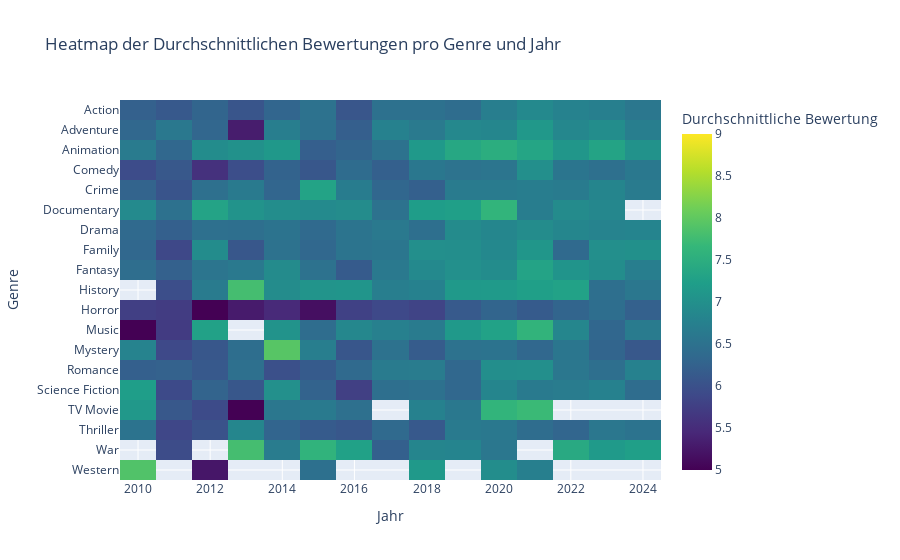

Notebook code for this chart:
### Markdown cell above
### Heatmap der Durschnittlichen Bewertungen pro Genre und Jahr

### Code cell
import plotly.express as px

# Pivot: Zeilen=Jahr, Spalten=Genre
df_pivot = df_grouped.pivot(index="release_date", columns="genre_name", values="avg_rating")

fig = px.imshow(
    df_pivot.T,
    labels=dict(x="Jahr", y="Genre", color="Durchschnittliche Bewertung"),
    x=df_pivot.index,
    y=df_pivot.columns,
    color_continuous_scale="viridis",  # https://plotly.com/python/builtin-colorscales/
    zmin=5,   # minimale Bewertung (blau/dunkel)
    zmax=9,  # maximale Bewertung (gelb/hell)
    title="Heatmap der Durchschnittlichen Bewertungen pro Genre und Jahr"
)

fig.update_traces(
    hovertemplate="<b>Genre:</b> %{y}<br><b>Jahr:</b> %{x}<br><b>Bewertung:</b> %{z:.2f}<extra></extra>"
)

fig.show()

### Figure 1 — Plotly figure (JSON) as saved in the notebook; plotly's stock layout.template omitted (floating-point values rounded to 4 significant figures; data arrays with more than 128 entries replaced by an {"elided": "..."} marker saying what was removed)
{"data": [{"coloraxis": "coloraxis", "hovertemplate": "<b>Genre:</b> %{y}<br><b>Jahr:</b> %{x}<br><b>Bewertung:</b> %{z:.2f}<extra></extra>", "name": "0", "type": "heatmap", "x": [2010, 2011, 2012, 2013, 2014, 2015, 2016, 2017, 2018, 2019, 2020, 2021, 2022, 2023, 2024], "xaxis": "x", "y": ["Action", "Adventure", "Animation", "Comedy", "Crime", "Documentary", "Drama", "Family", "Fantasy", "History", "Horror", "Music", "Mystery", "Romance", "Science Fiction", "TV Movie", "Thriller", "War", "Western"], "yaxis": "y", "z": {"elided": "19x15 float values"}}], "layout": {"coloraxis": {"cmax": 9, "cmin": 5, "colorbar": {"title": {"text": "Durchschnittliche Bewertung"}}, "colorscale": [[0, "#440154"], [0.1111, "#482878"], [0.2222, "#3e4989"], [0.3333, "#31688e"], [0.4444, "#26828e"], [0.5556, "#1f9e89"], [0.6667, "#35b779"], [0.7778, "#6ece58"], [0.8889, "#b5de2b"], [1, "#fde725"]]}, "title": {"text": "Heatmap der Durchschnittlichen Bewertungen pro Genre und Jahr"}, "xaxis": {"anchor": "y", "constrain": "domain", "domain": [0, 1], "scaleanchor": "y", "title": {"text": "Jahr"}}, "yaxis": {"anchor": "x", "autorange": "reversed", "constrain": "domain", "domain": [0, 1], "title": {"text": "Genre"}}}}
